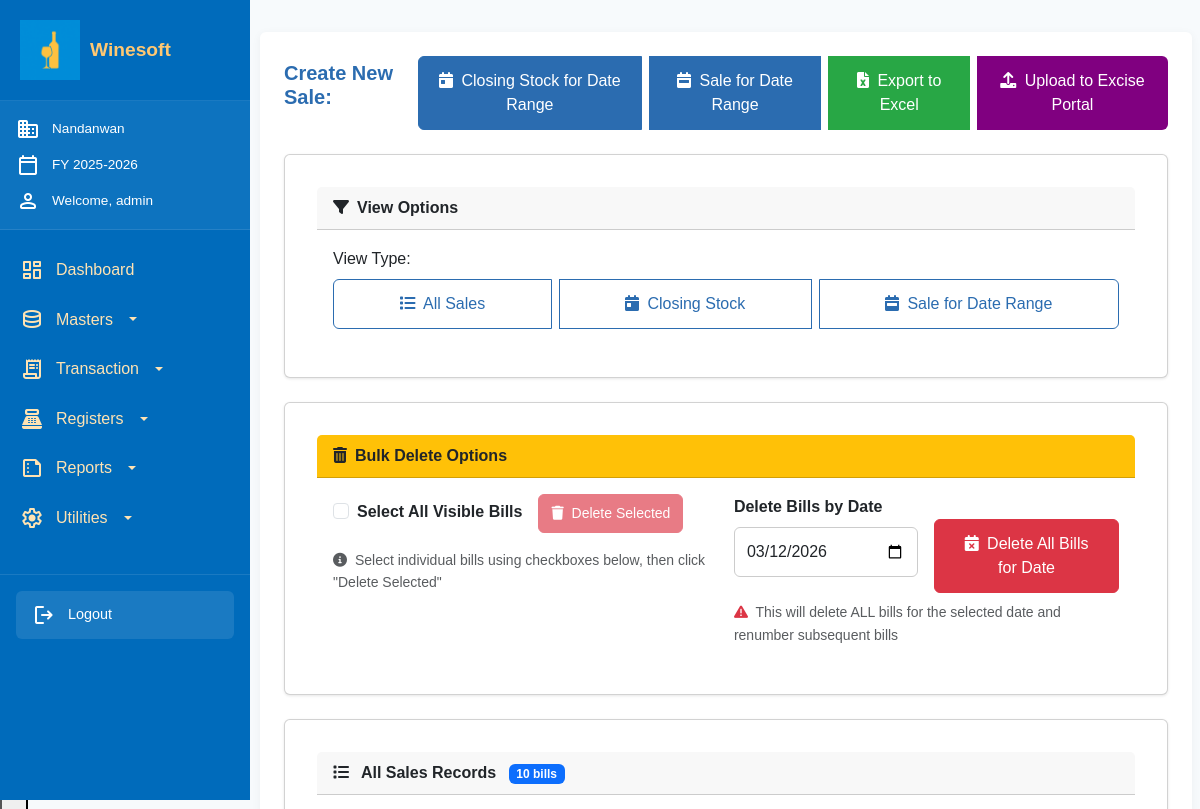
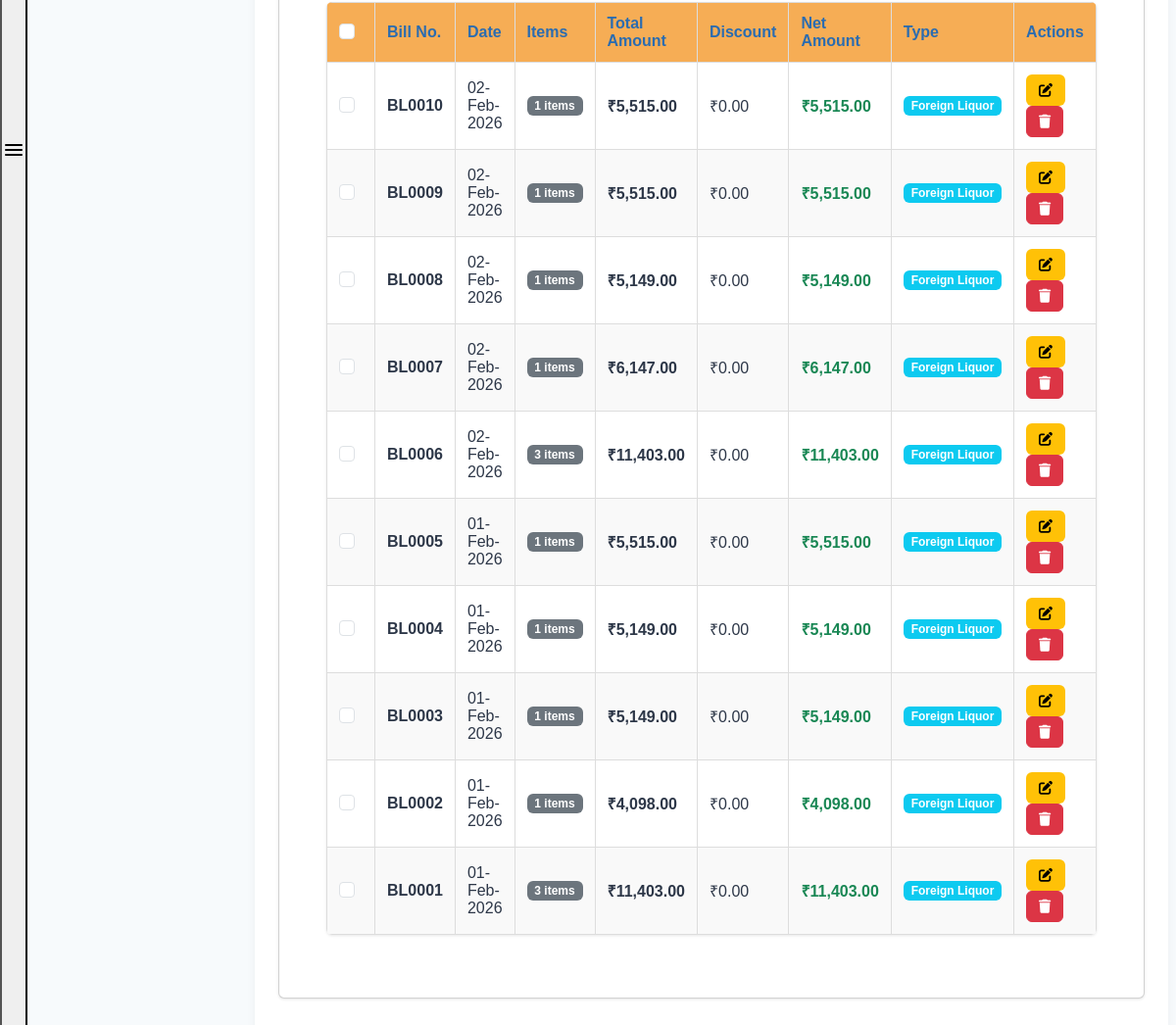
/public/retail_sale.php (signed in), run on an earlier commit of the app's database (2 pictures, top to bottom).
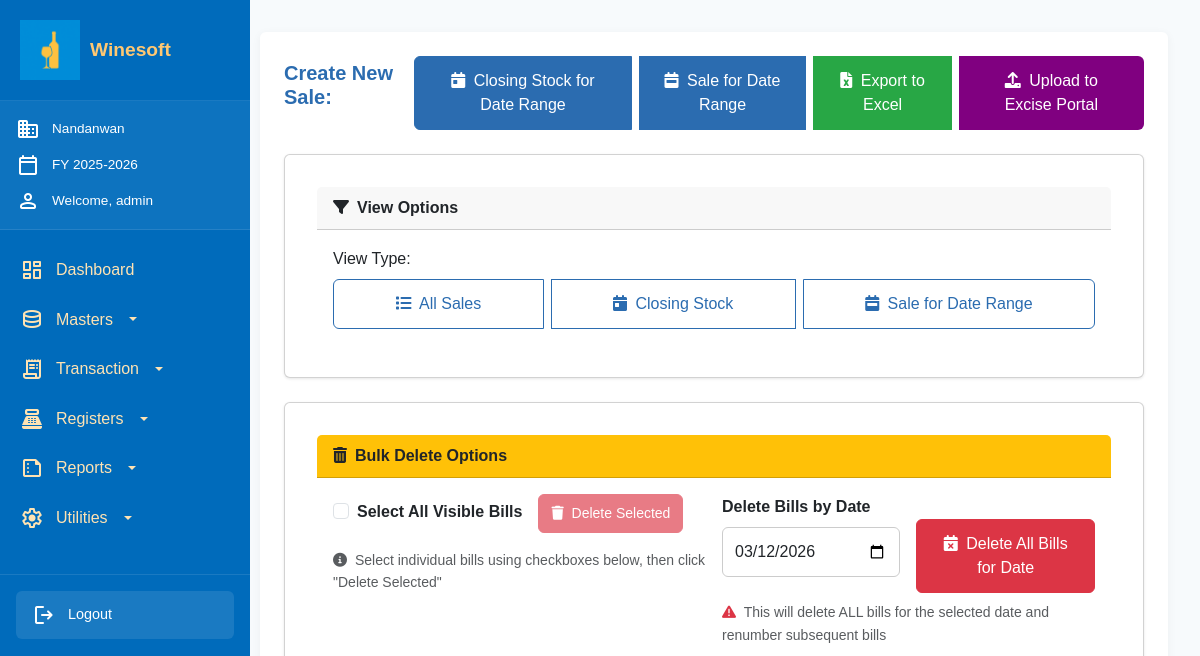
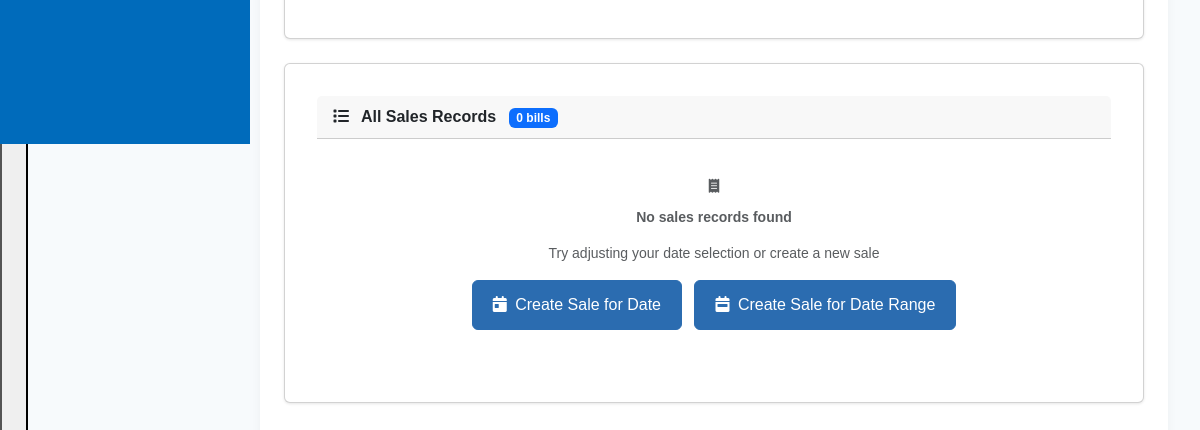
And on a later commit of the database (2 pictures, top to bottom).
### tables this page shows
CREATE TABLE `tblsaleheader` (
  `BILL_NO` varchar(20) NOT NULL,
  `BILL_DATE` date NOT NULL,
  `CUST_CODE` varchar(20) DEFAULT NULL,
  `TOTAL_AMOUNT` decimal(12,2) DEFAULT 0.00,
  `DISCOUNT` decimal(10,2) DEFAULT 0.00,
  `NET_AMOUNT` decimal(12,2) DEFAULT 0.00,
  `LIQ_FLAG` char(1) NOT NULL DEFAULT 'F',
  `COMP_ID` int(11) NOT NULL,
  `CREATED_BY` int(11) DEFAULT NULL,
  `CREATED_DATE` timestamp NOT NULL DEFAULT current_timestamp(),
  `CUSTOMER_ID` int(11) DEFAULT NULL
);

### public/retail_sale.php (the view, shortened to what the rows shown need)
<?php
include_once "../config/db.php";
$compID = $_SESSION['CompID'];
$view_type = isset($_GET['view_type']) ? $_GET['view_type'] : 'all';
$fin_year_end = isset($_SESSION['FIN_YEAR_END']) ? $_SESSION['FIN_YEAR_END'] : date('Y-m-d');
$Closing_Stock = isset($_GET['Closing_Stock']) ? $_GET['Closing_Stock'] : min($fin_year_end, date('Y-m-d'));
if ($view_type === 'date') {
    $query = "SELECT
                sh.BILL_NO,
                sh.BILL_DATE,
                sh.TOTAL_AMOUNT,
                sh.DISCOUNT,
                sh.NET_AMOUNT,
                sh.LIQ_FLAG,
                COUNT(sd.ITEM_CODE) as item_count
              FROM tblsaleheader sh
              LEFT JOIN tblsaledetails sd ON sh.BILL_NO = sd.BILL_NO AND sh.COMP_ID = sd.COMP_ID
              WHERE sh.COMP_ID = ? AND sh.BILL_DATE = ?
              GROUP BY sh.BILL_NO
              ORDER BY sh.BILL_NO DESC";
    $stmt = $conn->prepare($query);
    $stmt->bind_param("is", $compID, $Closing_Stock);
    $stmt->execute();
    $result = $stmt->get_result();
    $sales = $result->fetch_all(MYSQLI_ASSOC);
    $stmt->close();
} else {
    $query = "SELECT
                sh.BILL_NO,
                sh.BILL_DATE,
                sh.TOTAL_AMOUNT,
                sh.DISCOUNT,
                sh.NET_AMOUNT,
                sh.LIQ_FLAG,
                COUNT(sd.ITEM_CODE) as item_count
              FROM tblsaleheader sh
              LEFT JOIN tblsaledetails sd ON sh.BILL_NO = sd.BILL_NO AND sh.COMP_ID = sd.COMP_ID
              WHERE sh.COMP_ID = ?
              GROUP BY sh.BILL_NO
              ORDER BY sh.BILL_NO DESC";
    $stmt = $conn->prepare($query);
    $stmt->bind_param("i", $compID);
    $stmt->execute();
    $result = $stmt->get_result();
    $sales = $result->fetch_all(MYSQLI_ASSOC);
}
?>
<!DOCTYPE html>
<html lang="en">
<head>
  <link href="https://cdn.jsdelivr.net/npm/bootstrap@5.3.0/dist/css/bootstrap.min.css" rel="stylesheet">
  <link rel="stylesheet" href="https://cdnjs.cloudflare.com/ajax/libs/font-awesome/6.0.0/css/all.min.css">
  <link rel="stylesheet" href="css/style.css?v=<?=time()?>">
  <link rel="stylesheet" href="css/navbar.css?v=<?=time()?>">
</head>
<body>
<div class="dashboard-container">
  <?php include 'components/navbar.php'; ?>
  <div class="main-content">
    <?php include 'components/header.php'; ?>
    <div class="content-area p-3 p-md-4">
      <div class="card">
        <div class="card-body">
          <?php if (count($sales) > 0): ?>
            <div class="table-container">
              <table class="styled-table">
                <thead>
                  <tr>
                    <th width="50">
                      <div class="form-check">
                        <input class="form-check-input" type="checkbox" id="selectAllTable">
                      </div>
                    </th>
                    <th>Bill No.</th>
                    <th>Date</th>
                    <th>Items</th>
                    <th>Total Amount</th>
                    <th>Discount</th>
                    <th>Net Amount</th>
                    <th>Type</th>
                    <th>Actions</th>
                  </tr>
                </thead>
                <tbody>
                  <?php foreach($sales as $sale):
                    $liquorType = "Foreign Liquor";
                  ?>
                    <tr>
                      <td>
                        <div class="form-check">
                          <input class="form-check-input bill-checkbox" type="checkbox"
                                 value="<?= htmlspecialchars($sale['BILL_NO']) ?>"
                                 data-billno="<?= htmlspecialchars($sale['BILL_NO']) ?>">
                        </div>
                      </td>
                      <td class="fw-bold"><?= htmlspecialchars($sale['BILL_NO']) ?></td>
                      <td><?= date('d-M-Y', strtotime($sale['BILL_DATE'])) ?></td>
                      <td><span class="badge bg-secondary"><?= htmlspecialchars($sale['item_count']) ?> items</span></td>
                      <td class="fw-bold">₹<?= number_format($sale['TOTAL_AMOUNT'], 2) ?></td>
                      <td>₹<?= number_format($sale['DISCOUNT'], 2) ?></td>
                      <td class="fw-bold text-success">₹<?= number_format($sale['NET_AMOUNT'], 2) ?></td>
                      <td><span class="badge bg-info"><?= $liquorType ?></span></td>
                      <td>
                        <div class="action-buttons">
                          <a href="edit_bill_form.php?bill_no=<?= $sale['BILL_NO'] ?>"
                             class="btn btn-sm btn-warning" title="Edit Bill">
                            <i class="fa-solid fa-pen-to-square"></i>
                          </a>
                          <button class="btn btn-sm btn-danger delete-single-btn"
                                  title="Delete Bill"
                                  data-billno="<?= htmlspecialchars($sale['BILL_NO']) ?>">
                            <i class="fa-solid fa-trash"></i>
                          </button>
                        </div>
                      </td>
                    </tr>
                  <?php endforeach; ?>
                </tbody>
              </table>
            </div>
          <?php endif; ?>
        </div>
      </div>
    </div>
  </div>
</div>
</body>
</html>

What changed in the data, as far as the page shows it:
removed tblsaleheader: BILL_NO "BL0010", BILL_DATE "02-Feb-2026", item_count "1", TOTAL_AMOUNT "5,515.00", DISCOUNT "0.00", NET_AMOUNT "5,515.00", liquorType "Foreign Liquor"
removed tblsaleheader: BILL_NO "BL0009", BILL_DATE "02-Feb-2026", item_count "1", TOTAL_AMOUNT "5,515.00", DISCOUNT "0.00", NET_AMOUNT "5,515.00", liquorType "Foreign Liquor"
removed tblsaleheader: BILL_NO "BL0008", BILL_DATE "02-Feb-2026", item_count "1", TOTAL_AMOUNT "5,149.00", DISCOUNT "0.00", NET_AMOUNT "5,149.00", liquorType "Foreign Liquor"
removed tblsaleheader: BILL_NO "BL0007", BILL_DATE "02-Feb-2026", item_count "1", TOTAL_AMOUNT "6,147.00", DISCOUNT "0.00", NET_AMOUNT "6,147.00", liquorType "Foreign Liquor"
removed tblsaleheader: BILL_NO "BL0006", BILL_DATE "02-Feb-2026", item_count "3", TOTAL_AMOUNT "11,403.00", DISCOUNT "0.00", NET_AMOUNT "11,403.00", liquorType "Foreign Liquor"
removed tblsaleheader: BILL_NO "BL0005", BILL_DATE "01-Feb-2026", item_count "1", TOTAL_AMOUNT "5,515.00", DISCOUNT "0.00", NET_AMOUNT "5,515.00", liquorType "Foreign Liquor"
removed tblsaleheader: BILL_NO "BL0004", BILL_DATE "01-Feb-2026", item_count "1", TOTAL_AMOUNT "5,149.00", DISCOUNT "0.00", NET_AMOUNT "5,149.00", liquorType "Foreign Liquor"
removed tblsaleheader: BILL_NO "BL0003", BILL_DATE "01-Feb-2026", item_count "1", TOTAL_AMOUNT "5,149.00", DISCOUNT "0.00", NET_AMOUNT "5,149.00", liquorType "Foreign Liquor"
removed tblsaleheader: BILL_NO "BL0002", BILL_DATE "01-Feb-2026", item_count "1", TOTAL_AMOUNT "4,098.00", DISCOUNT "0.00", NET_AMOUNT "4,098.00", liquorType "Foreign Liquor"
removed tblsaleheader: BILL_NO "BL0001", BILL_DATE "01-Feb-2026", item_count "3", TOTAL_AMOUNT "11,403.00", DISCOUNT "0.00", NET_AMOUNT "11,403.00", liquorType "Foreign Liquor"
Also different on the page:
count($sales): "10" → "0"
form field value: "☐" → (not shown)
text no longer shown: "Bill No. Date Items Total Amount Discount Net Amount Type Actions"
text now shown: "No sales records found Try adjusting your date selection or create a new sale Create Sale for Date Create Sale for Date Range"
